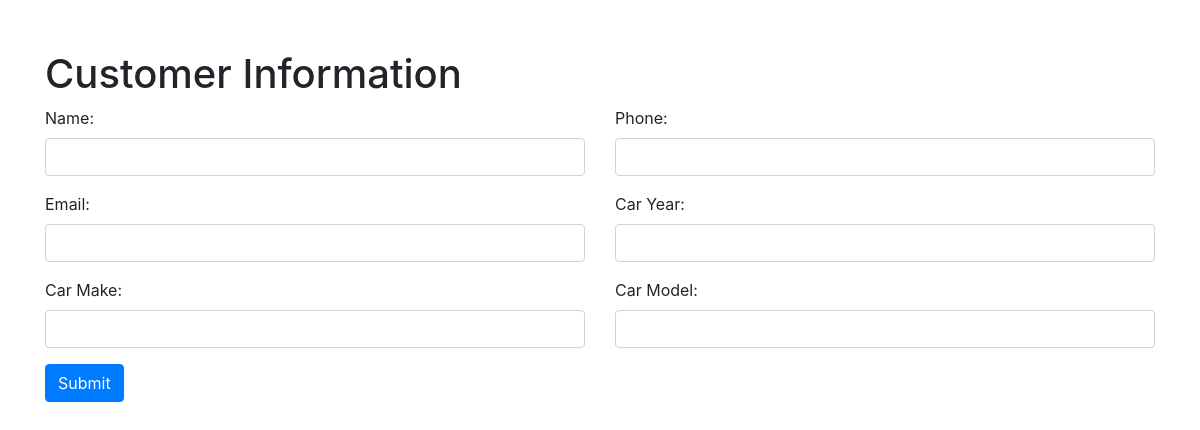
/customer/2355223, run on an earlier commit of the app's database.
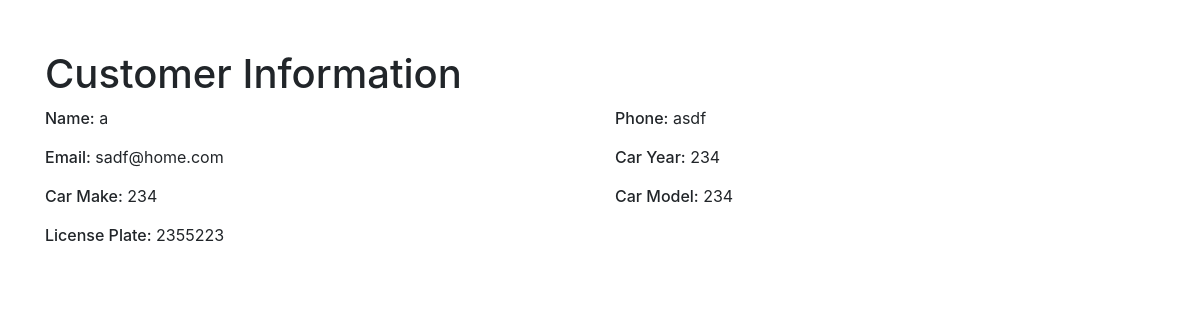
And on a later commit of the database.
### models.py (models this page shows, shortened)
class Customer(Base):
    __tablename__ = "customer"
    id = Column(Integer, primary_key=True)
    name = Column(String(128))
    phone = Column(String(64))
    email = Column(String(128), unique=True)
    cars = relationship("Car", backref="customer", lazy='dynamic')

class Car(Base):
    __tablename__ = "car"
    id = Column(Integer, primary_key=True)
    year = Column(String(4))
    make = Column(String(128))
    model = Column(String(128))
    license_plate = Column(String(64), unique=True)
    customer_id = Column(Integer, ForeignKey('customer.id'))

### app.py (the view)
@app.route('/customer/<license_plate>', methods=['GET', 'POST'])
def customer_info(license_plate):
    if request.method == 'POST':
        name = request.form.get('name')
        phone = request.form.get('phone')
        email = request.form.get('email')
        year = request.form.get('year')
        make = request.form.get('make')
        model = request.form.get('model')
        try:
            customer = db_session.query(Customer).filter_by(email=email).first()
            if not customer:
                customer = Customer(name=name, phone=phone, email=email)
                db_session.add(customer)
                db_session.flush()  # Ensure the customer has an ID for the new car
            car = db_session.query(Car).filter_by(license_plate=license_plate).first()
            if car:
                car.year = year
                car.make = make
                car.model = model
                car.customer = customer  # Associate the car with the (possibly new) customer
            else:
                car = Car(year=year, make=make, model=model, license_plate=license_plate, customer=customer)
                db_session.add(car)
            db_session.commit()
            return redirect(url_for('print_receipt', license_plate=license_plate))
        except SQLAlchemyError as e:
            db_session.rollback()
            app.logger.error(f"SQLAlchemy Error: {e}")
            return f"Database error occurred: {e}", 500
        except Exception as e:
            db_session.rollback()
            app.logger.error(f"Unexpected Error: {e}")
            return f"An unexpected error occurred: {e}", 500
    else:  # Handle GET request
        car = db_session.query(Car).filter_by(license_plate=license_plate).first()
        existing_car_info = {}
        if car:
            existing_car_info = {
                "name": car.customer.name,
                "phone": car.customer.phone,
                "email": car.customer.email,
                "year": car.year,
                "make": car.make,
                "model": car.model
            }
        return render_template('customer_info.html', license_plate=license_plate, existing_car_info=existing_car_info)

### templates/customer_info.html (shortened to what this page needs)
<!DOCTYPE html>
<html lang="en">
<head>
    <link rel="stylesheet" href="https://stackpath.bootstrapcdn.com/bootstrap/4.5.2/css/bootstrap.min.css">
</head>
<body>
    <div class="container">
        <h1>Customer Information</h1>
        {% if existing_car_info %}
        <div class="row">
            <div class="col-12 col-md-6 info-text"><span class="info-title">Name:</span> {{
                existing_car_info.get('name', 'N/A') }}</div>
            <div class="col-12 col-md-6 info-text"><span class="info-title">Phone:</span> {{
                existing_car_info.get('phone', 'N/A') }}</div>
            <div class="col-12 col-md-6 info-text"><span class="info-title">Email:</span> {{
                existing_car_info.get('email', 'N/A') }}</div>
            <div class="col-12 col-md-6 info-text"><span class="info-title">Car Year:</span> {{
                existing_car_info.get('year', 'N/A') }}</div>
            <div class="col-12 col-md-6 info-text"><span class="info-title">Car Make:</span> {{
                existing_car_info.get('make', 'N/A') }}</div>
            <div class="col-12 col-md-6 info-text"><span class="info-title">Car Model:</span> {{
                existing_car_info.get('model', 'N/A') }}</div>
            <div class="col-12 info-text"><span class="info-title">License Plate:</span> {{ license_plate }}</div>
        </div>
        {% else %}
        <form action="/customer/{{ license_plate }}" method="post">
            <div class="row">
                <div class="form-group col-12 col-md-6">
                    <label for="name">Name:</label>
                    <input type="text" id="name" name="name" class="form-control" required>
                </div>
                <div class="form-group col-12 col-md-6">
                    <label for="phone">Phone:</label>
                    <input type="text" id="phone" name="phone" class="form-control" required>
                </div>
                <div class="form-group col-12 col-md-6">
                    <label for="email">Email:</label>
                    <input type="email" id="email" name="email" class="form-control" required>
                </div>
                <div class="form-group col-12 col-md-6">
                    <label for="year">Car Year:</label>
                    <input type="text" id="year" name="year" class="form-control" required>
                </div>
                <div class="form-group col-12 col-md-6">
                    <label for="make">Car Make:</label>
                    <input type="text" id="make" name="make" class="form-control" required>
                </div>
                <div class="form-group col-12 col-md-6">
                    <label for="model">Car Model:</label>
                    <input type="text" id="model" name="model" class="form-control" required>
                </div>
                <div class="form-group col-12">
                    <button type="submit" class="btn btn-primary">Submit</button>
                </div>
            </div>
        </form>
        {% endif %}
    </div>

What changed in the data, as far as the page shows it:
added Customer: get "asdf", get "sadf@home.com"
added Car: get "234"
Also different on the page:
{{ existing_car_info.get('name', 'N/A') }}: (not shown) → "a"
{{ license_plate }}: (not shown) → "2355223"
text no longer shown: "Submit"
text now shown: "License Plate:"
